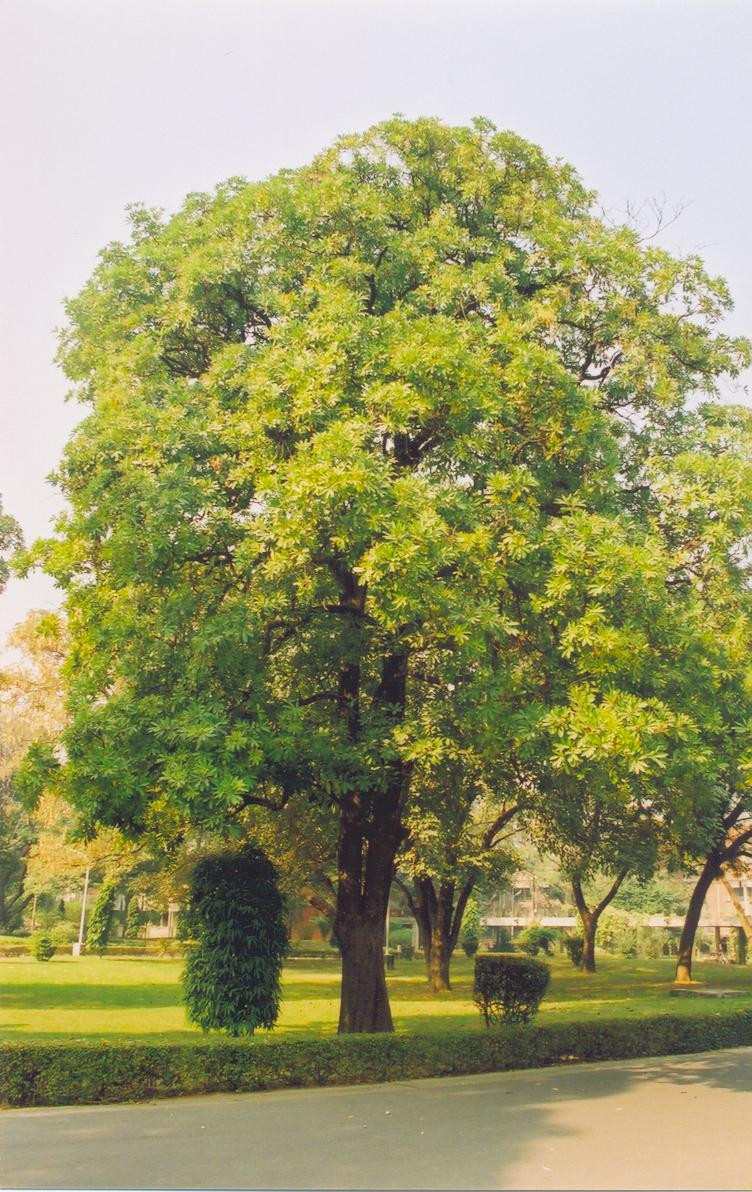
#> input picture images/tree.jpeg, 752 x 1192 px
$ jupyter execute 8_Transformation_algorithms.ipynb
#> lines starting #> are read from the running program, lines starting #| are printed output that depends on the picture
## Warp and swirl functions from skimage.transform

[cell 1]
import math
import matplotlib.pyplot as plt

from skimage import io, data, transform
from skimage.transform import swirl, warp

[cell 2]
tree = io.imread("images/tree.jpeg")
#> tree is the input picture: shape (1192, 752, 3); mean R, G, B 154.7, 153.4, 105.7

plt.figure(figsize=(8,8))
plt.imshow(tree,cmap='gray')

## Shape-preserving transformations

Only scaling, rotation and translation of the image

[cell 3]
tform = transform.SimilarityTransform(scale = 1.5, rotation=math.pi/4,
                                     translation=(tree.shape[0]/2,-100))
rotated = warp(tree,tform) # use warp to specify the image & the transformation you want to apply
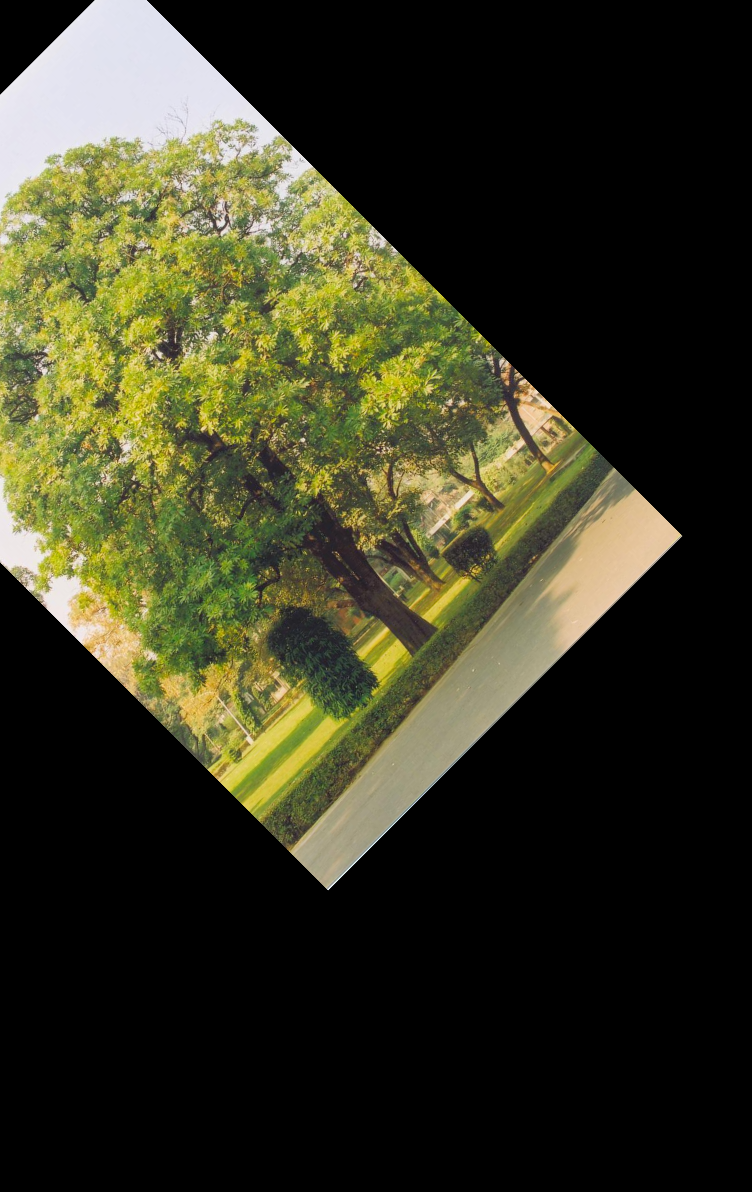
#> rotated: shape (1192, 752, 3) float64; mean R, G, B 0.215, 0.214, 0.134
back_rotated = warp(tree,tform.inverse)
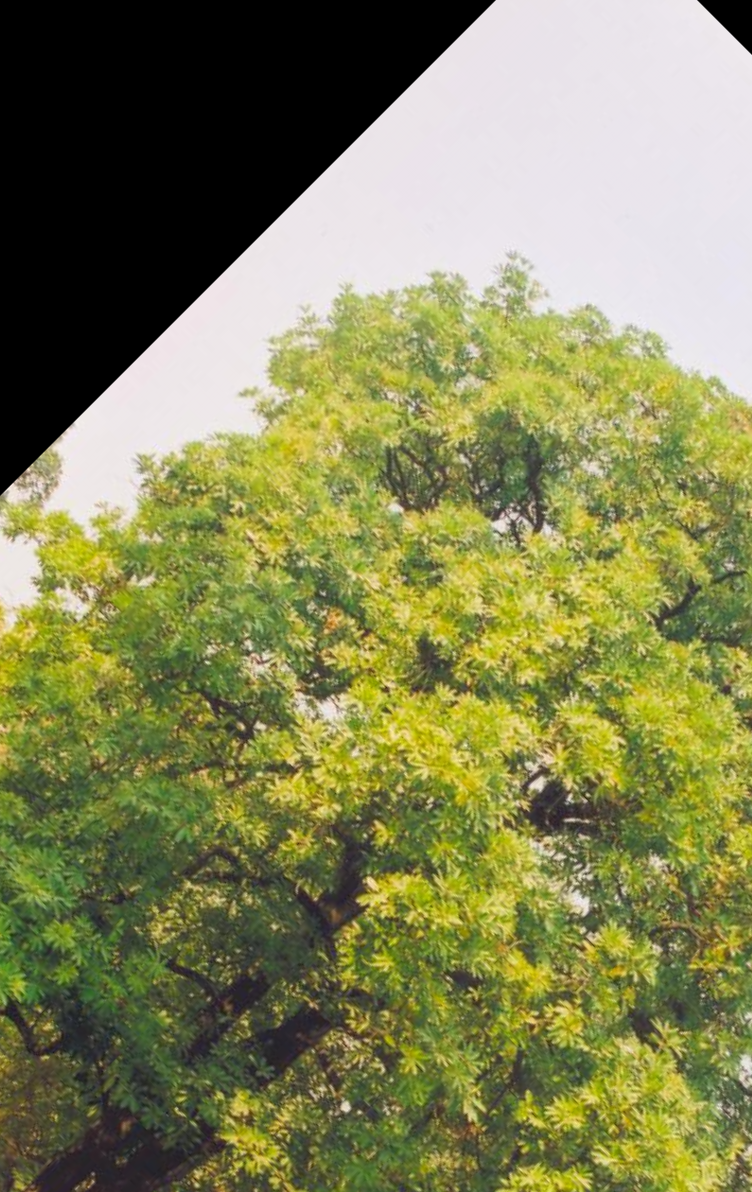
#> back_rotated: shape (1192, 752, 3) float64; mean R, G, B 0.515, 0.521, 0.334

[cell 4]
plt.figure(figsize=(8,8))
plt.imshow(rotated)

[cell 5]
plt.figure(figsize=(8,8))
plt.imshow(back_rotated)

Swirl

[cell 6]
tree_swirled = swirl(tree,rotation=0, strength=20, radius=150, mode = 'constant')
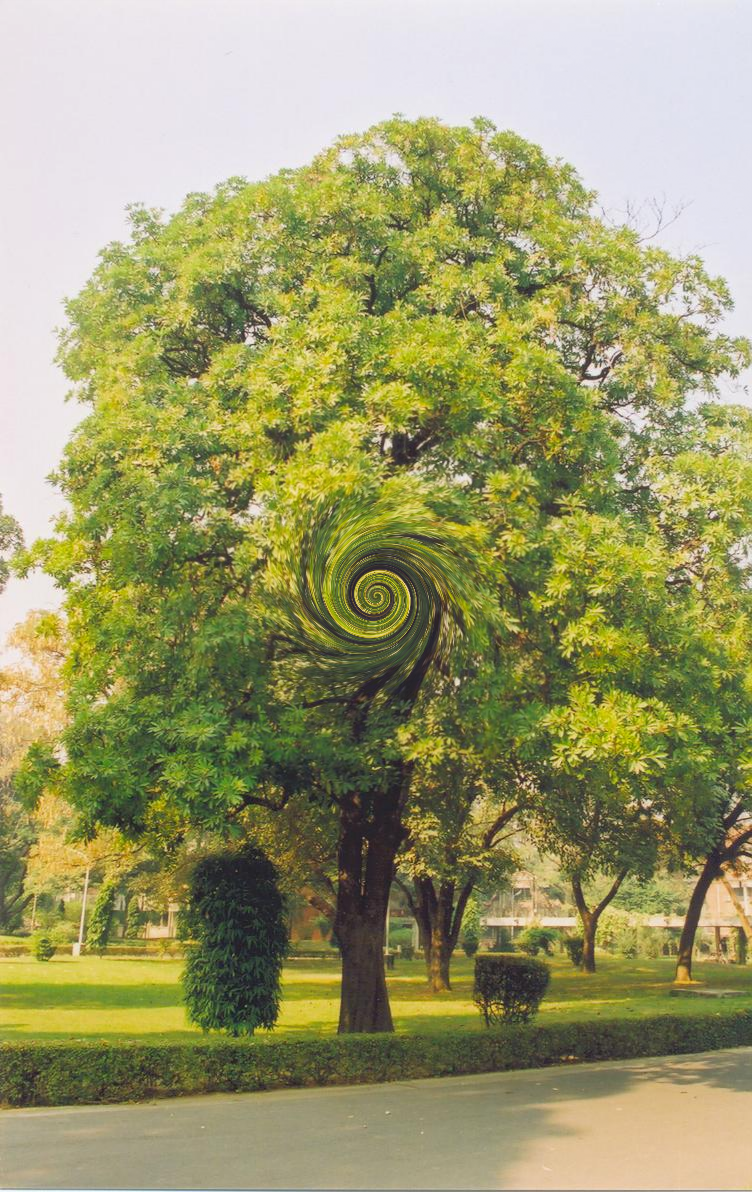
#> tree_swirled: shape (1192, 752, 3) float64; mean R, G, B 0.607, 0.602, 0.415

plt.figure(figsize=(8,8))
plt.imshow(tree_swirled)

$ run again, with images/irish_passport_3.jpeg copied over images/tree.jpeg
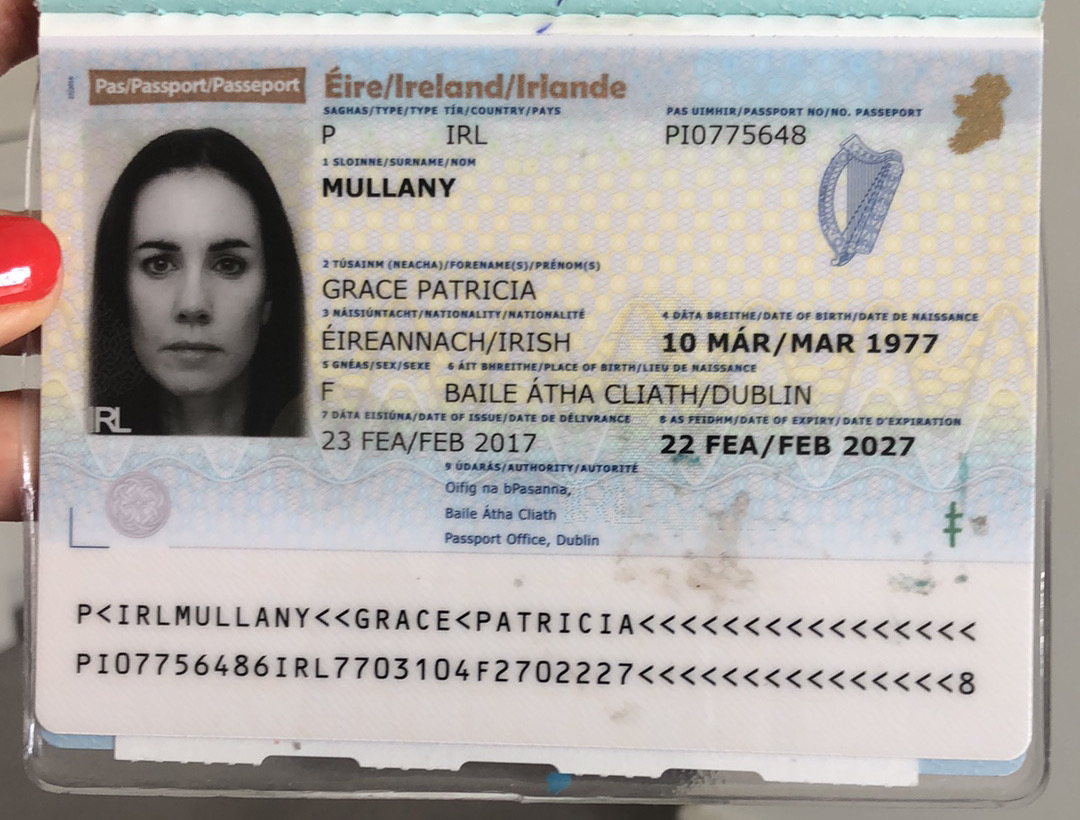
#> input picture images/irish_passport_3.jpeg, 1080 x 820 px
#> tree is the input picture: shape (820, 1080, 3); mean R, G, B 176.3, 171.8, 168.2
#> `back_rotated = warp(tree,tform.inverse)`:
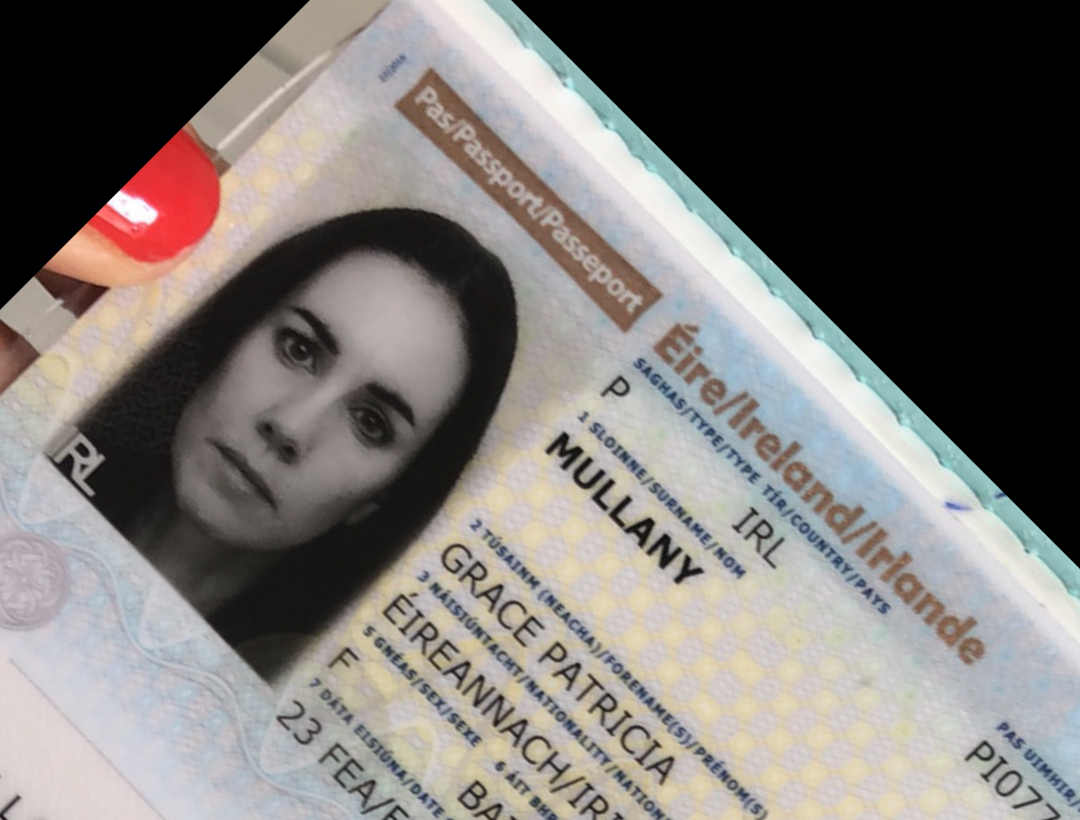
#> back_rotated: shape (820, 1080, 3) float64; mean R, G, B 0.484, 0.467, 0.455
#> `tree_swirled = swirl(tree,rotation=0, strength=20, radius=150, mode = ..`:
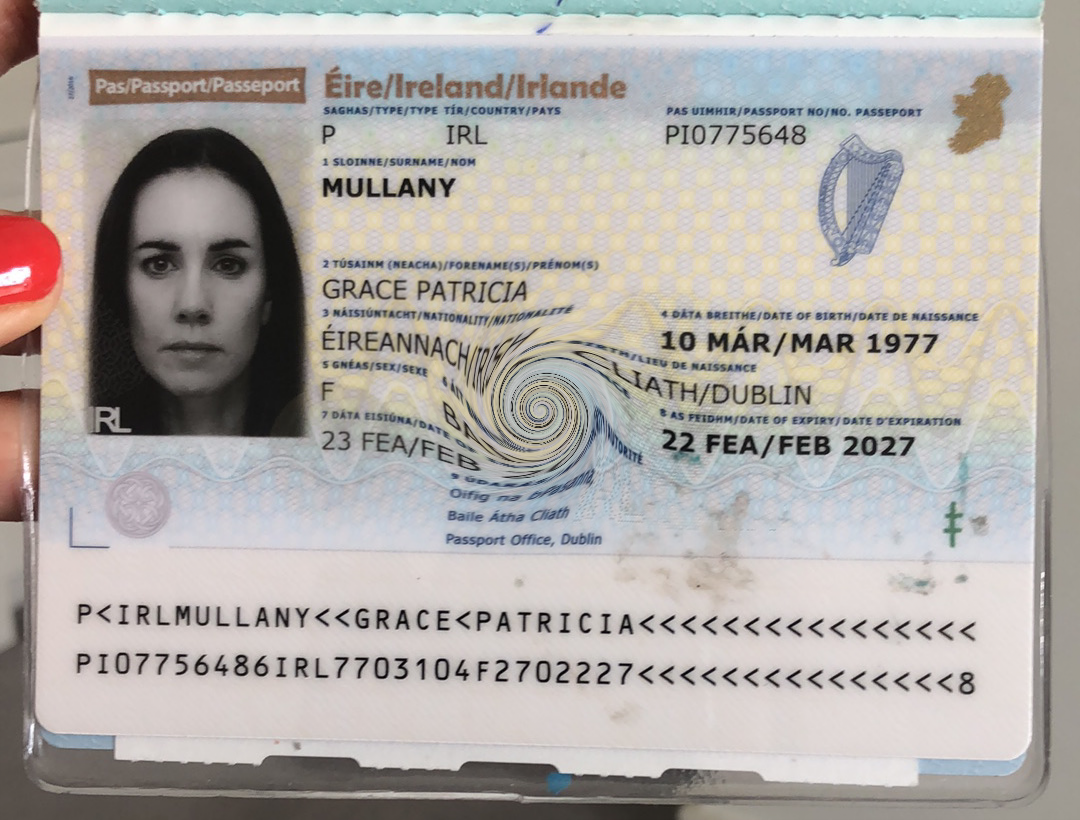
#> tree_swirled: shape (820, 1080, 3) float64; mean R, G, B 0.691, 0.674, 0.66
